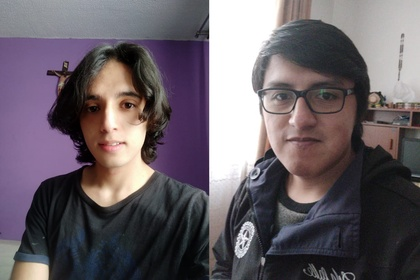
%> input picture Taller 2/Imagenes/Integrantes.jpg, 420 x 280 px, shrunk from 1560 x 1040 before the run; its folder holds 2 pictures in this run
$ octave Taller_bordes.m   (GNU Octave 9; MATLAB toolbox functions it lacks are replaced by stand-ins)
%> lines starting %> are read from the running program, lines starting %| are printed output that depends on the picture; in (x1, y1, x2, y2) boxes, pixels count from 0 and x2, y2 are one past the last pixel; in counts of white or black regions, pixels touching at a corner belong together; the program's own positions count from 1
%% Practica vision artificial
%Limpiar el Workspace
clear all
close all
clc
%% Lectura de las imagenes
imds = imageDatastore('Imagenes');
img = readimage(imds,2); %Lee la imagen del datastore
%> img is the input picture: size 280x420x3 uint8; mean R, G, B 104.3, 95.9, 102.6
img = rgb2gray(img); %Pasa a blanco y negro
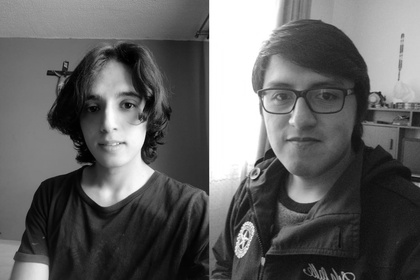
%> img: size 280x420 uint8; min 0, max 255, mean 99.2
imshow(img);
%% Formaci髇 de las matrices
img = im2double(img);
%> img: size 280x420 double
hor = img; %Copia los valores de la imagen a una matriz horizontal
ver = img; %Copia los valores de la imagen a una matriz vertical
gra = img; %Copia los valores de la imagen a una gradiente
bin = img; %Creacion matriz del mismo tama駉
bin2 = img; %Creacion matriz del mismo tama駉
[alto, ancho] = size(img); %Sacar el tama駉 de la matriz
%> alto = 280; ancho = 420
%% Tratamiento de los pixeles horizontal
%A(1,1) = (img(1,1) + (img(1,2) * (-1)));
for i = 1:alto
    for j = 1:ancho-1
        hor(i,j) = (img(i,j) + (img(i,j+1) * (-1)));
    end
end
for i = 1:alto
    hor(i,ancho) = 0;
end
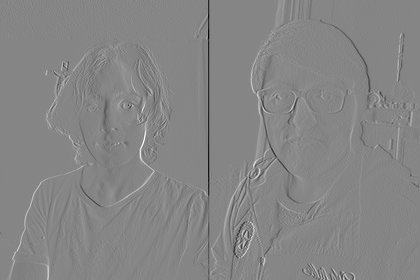
%> hor: size 280x420 double; min -0.757, max 0.686, mean 7.96e-05; drawn with min black and max white
%% Tratamiento de los pixeles vertical
%A(1,1) = (img(1,1) + (img(2,1) * (-1)));
for i = 1:alto-1
    for j = 1:ancho
        ver(i,j) = (img(i,j) + (img(i+1,j) * (-1)));
    end
end
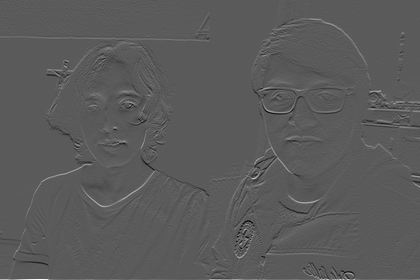
%> ver: size 280x420 double; min -0.498, max 0.902, mean 0.00233; drawn with min black and max white
for j = 1:ancho
    ver(alto,j) = 0;
end
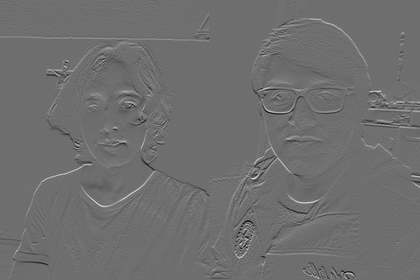
%> ver: size 280x420 double; 0.36% of pixels changed, all inside (x1, y1, x2, y2) = (0, 279, 420, 280); drawn with min black and max white
%% Calculo de la gradiente
for i = 1:alto
    for j = 1:ancho
        gra(i,j) = sqrt(hor(i,j)^2 + ver(i,j)^2);
    end
end
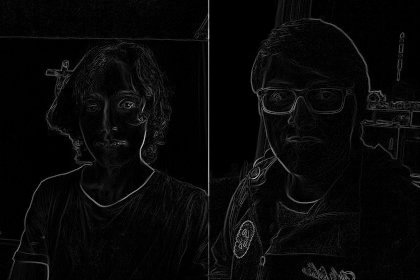
%> gra: size 280x420 double; min 0, max 0.764, mean 0.0321
%% Calculo matriz binaria manual
gra = im2uint8(gra);
%> gra: size 280x420 uint8
valor = 18;
for i = 1:alto
    for j = 1:ancho
        if gra(i,j) < valor
            bin(i,j) = 0;
        else
            bin(i,j) = 255;
        end
    end
end
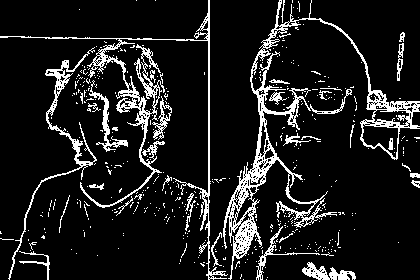
%> bin: size 280x420 double; 11.6% white in thin lines or dots
%% Calculo matriz binaria matlab
bin2 = imbinarize(gra);
%> bin2: size 280x420 logical; 6.2% white in thin lines or dots
%% Ilustraci髇 de las imagenes
hor = im2uint8(hor);
%> hor: size 280x420 uint8
ver = im2uint8(ver);
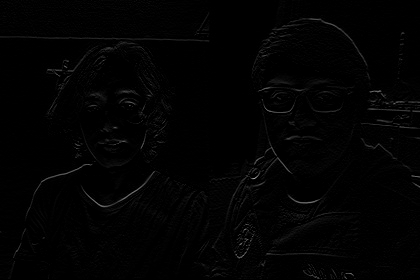
%> ver: size 280x420 uint8; min 0, max 165, mean 2.4

figure;
subplot(2,2,1);
montage(hor);
title('Horizontal');
subplot(2,2,3);
montage(ver);
title('Vertical');
subplot(2,2,[2 4]);
montage(gra)
title('Gradiente');

figure;
subplot(1,2,2);
montage(bin);
title('Calculo binario manual');
subplot(1,2,1);
montage(gra);
title('Gradiente');

figure;
subplot(1,2,1);
montage(bin);
title('Calculo binario manual');
subplot(1,2,2);
montage(bin2);
title('Calculo binario Matlab');
